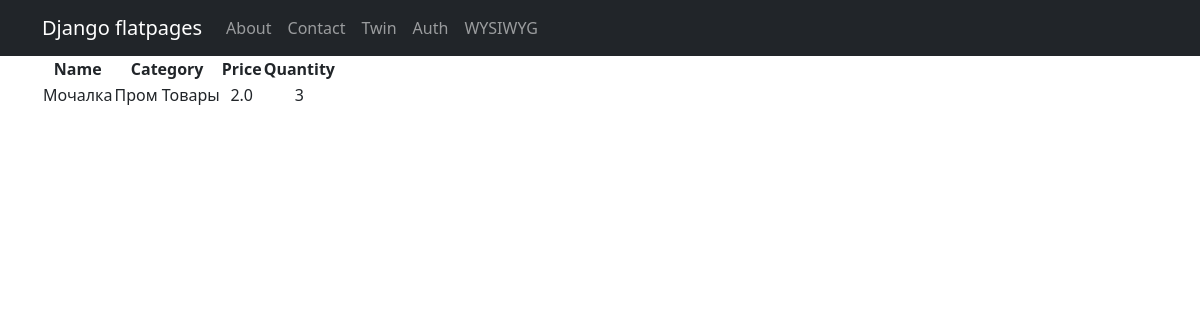
Screenshot of /products/2/ with the database file from the repository.
### simpleapp/models.py (models this page shows, shortened)
class Product(models.Model):
    name = models.CharField(max_length=200)
    description = models.TextField()
    quantity = models.IntegerField(validators=[MinValueValidator(0, 'Quantity should be >= 0')])
    price = models.FloatField(validators=[MinValueValidator(0.0, 'Price should be >= 0.0')])
    category = models.ForeignKey('Category', on_delete=models.CASCADE)

class Category(models.Model):
    name = models.CharField(max_length=200)

### simpleapp/views.py (the view)
# urls.py: path('<int:pk>/', ProductDetailView.as_view(), name='product_detail'),
class ProductDetailView(DetailView):
    template_name = 'sample_app/product_detail.html'
    queryset = Product.objects.all()

### templates/sample_app/product_detail.html (shortened to what this page needs)
{% extends 'flatpages/default.html' %}
{% block content %}
<table>
    <thead>
        <th>
            Name
        </th>
        <th>
            Category
        </th>
        <th>
            Price
        </th>
        <th>
            Quantity
        </th>
    </thead>
    <tr>
        <td>
            {{ product.name|title }}
        </td>
        <td>
            {{ product.category.name|title }}
        </td>
        <td>
            {{ product.price }}
        </td>
        <td>
            {{ product.quantity }}
        </td>
    </tr>
</table>
{% endblock content %}

### rows the page displays
Product: name "Мочалка", category.name "Пром Товары", price "2.0", quantity "3"
